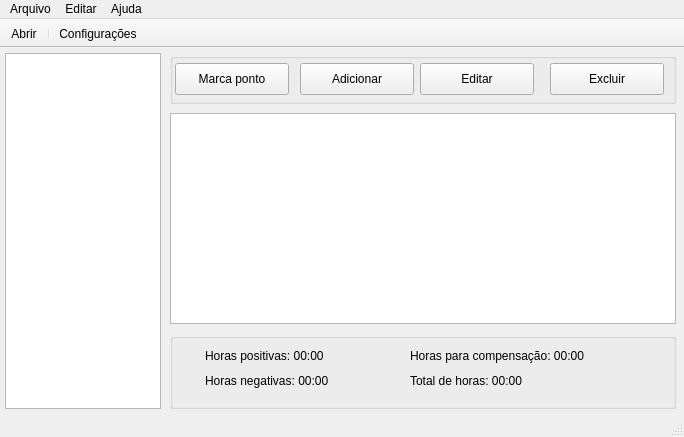
<?xml version="1.0" encoding="UTF-8"?>
<ui version="4.0">
 <class>mainWindow</class>
 <widget class="QMainWindow" name="mainWindow">
  <property name="geometry">
   <rect>
    <x>0</x>
    <y>0</y>
    <width>684</width>
    <height>437</height>
   </rect>
  </property>
  <property name="windowTitle">
   <string>PyHE - Controle de Horas Extras</string>
  </property>
  <widget class="QWidget" name="centralwidget">
   <widget class="QTreeView" name="arvoreMeses">
    <property name="geometry">
     <rect>
      <x>5</x>
      <y>5</y>
      <width>156</width>
      <height>356</height>
     </rect>
    </property>
   </widget>
   <widget class="QTableWidget" name="tabelaHorario">
    <property name="geometry">
     <rect>
      <x>170</x>
      <y>65</y>
      <width>506</width>
      <height>211</height>
     </rect>
    </property>
   </widget>
   <widget class="QGroupBox" name="groupBox">
    <property name="geometry">
     <rect>
      <x>170</x>
      <y>5</y>
      <width>506</width>
      <height>51</height>
     </rect>
    </property>
    <property name="title">
     <string/>
    </property>
    <widget class="QPushButton" name="pushButton">
     <property name="geometry">
      <rect>
       <x>5</x>
       <y>10</y>
       <width>114</width>
       <height>32</height>
      </rect>
     </property>
     <property name="text">
      <string>Marca ponto</string>
     </property>
    </widget>
    <widget class="QPushButton" name="pushButton_2">
     <property name="geometry">
      <rect>
       <x>130</x>
       <y>10</y>
       <width>114</width>
       <height>32</height>
      </rect>
     </property>
     <property name="text">
      <string>Adicionar</string>
     </property>
    </widget>
    <widget class="QPushButton" name="pushButton_3">
     <property name="geometry">
      <rect>
       <x>250</x>
       <y>10</y>
       <width>114</width>
       <height>32</height>
      </rect>
     </property>
     <property name="text">
      <string>Editar</string>
     </property>
    </widget>
    <widget class="QPushButton" name="pushButton_4">
     <property name="geometry">
      <rect>
       <x>380</x>
       <y>10</y>
       <width>114</width>
       <height>32</height>
      </rect>
     </property>
     <property name="text">
      <string>Excluir</string>
     </property>
    </widget>
   </widget>
   <widget class="QGroupBox" name="groupBox_2">
    <property name="geometry">
     <rect>
      <x>170</x>
      <y>285</y>
      <width>506</width>
      <height>76</height>
     </rect>
    </property>
    <property name="title">
     <string/>
    </property>
    <widget class="QLabel" name="label">
     <property name="geometry">
      <rect>
       <x>35</x>
       <y>15</y>
       <width>171</width>
       <height>16</height>
      </rect>
     </property>
     <property name="text">
      <string>Horas positivas: 00:00</string>
     </property>
    </widget>
    <widget class="QLabel" name="label_2">
     <property name="geometry">
      <rect>
       <x>35</x>
       <y>40</y>
       <width>171</width>
       <height>16</height>
      </rect>
     </property>
     <property name="text">
      <string>Horas negativas: 00:00</string>
     </property>
    </widget>
    <widget class="QLabel" name="label_3">
     <property name="geometry">
      <rect>
       <x>240</x>
       <y>40</y>
       <width>146</width>
       <height>16</height>
      </rect>
     </property>
     <property name="text">
      <string>Total de horas: 00:00</string>
     </property>
    </widget>
    <widget class="QLabel" name="label_4">
     <property name="geometry">
      <rect>
       <x>240</x>
       <y>15</y>
       <width>216</width>
       <height>16</height>
      </rect>
     </property>
     <property name="text">
      <string>Horas para compensação: 00:00</string>
     </property>
    </widget>
   </widget>
  </widget>
  <widget class="QMenuBar" name="mainMenuBar">
   <property name="geometry">
    <rect>
     <x>0</x>
     <y>0</y>
     <width>684</width>
     <height>22</height>
    </rect>
   </property>
   <widget class="QMenu" name="menuArquivo">
    <property name="title">
     <string>Arquivo</string>
    </property>
    <addaction name="actionAbrir"/>
    <addaction name="separator"/>
    <addaction name="actionSair"/>
   </widget>
   <widget class="QMenu" name="menuEditar">
    <property name="title">
     <string>Editar</string>
    </property>
    <addaction name="actionConfiguracoes"/>
   </widget>
   <widget class="QMenu" name="menuAjuda">
    <property name="title">
     <string>Ajuda</string>
    </property>
    <addaction name="actionSobre"/>
   </widget>
   <addaction name="menuArquivo"/>
   <addaction name="menuEditar"/>
   <addaction name="menuAjuda"/>
  </widget>
  <widget class="QStatusBar" name="mainStatusBar"/>
  <widget class="QToolBar" name="mainToolBar">
   <property name="windowTitle">
    <string>toolBar</string>
   </property>
   <property name="movable">
    <bool>false</bool>
   </property>
   <attribute name="toolBarArea">
    <enum>TopToolBarArea</enum>
   </attribute>
   <attribute name="toolBarBreak">
    <bool>false</bool>
   </attribute>
   <addaction name="actionAbrir"/>
   <addaction name="separator"/>
   <addaction name="actionConfiguracoes"/>
  </widget>
  <action name="actionAbrir">
   <property name="text">
    <string>Abrir</string>
   </property>
  </action>
  <action name="actionSair">
   <property name="text">
    <string>Sair</string>
   </property>
  </action>
  <action name="actionConfiguracoes">
   <property name="text">
    <string>Configurações</string>
   </property>
  </action>
  <action name="actionSobre">
   <property name="text">
    <string>Sobre</string>
   </property>
  </action>
 </widget>
 <tabstops>
  <tabstop>arvoreMeses</tabstop>
  <tabstop>pushButton</tabstop>
  <tabstop>pushButton_2</tabstop>
  <tabstop>pushButton_3</tabstop>
  <tabstop>pushButton_4</tabstop>
  <tabstop>tabelaHorario</tabstop>
 </tabstops>
 <resources/>
 <connections/>
</ui>
